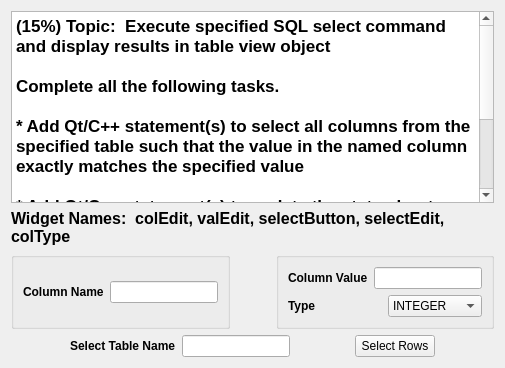
      <widget class="QWidget" name="tab_5">
       <attribute name="title">
        <string>P05</string>
       </attribute>
       <layout class="QVBoxLayout" name="verticalLayout_30">
        <item>
         <widget class="QTextBrowser" name="textBrowser_16">
          <property name="html">
           <string>&lt;!DOCTYPE HTML PUBLIC &quot;-//W3C//DTD HTML 4.0//EN&quot; &quot;http://www.w3.org/TR/REC-html40/strict.dtd&quot;&gt;
&lt;html&gt;&lt;head&gt;&lt;meta name=&quot;qrichtext&quot; content=&quot;1&quot; /&gt;&lt;style type=&quot;text/css&quot;&gt;
p, li { white-space: pre-wrap; }
&lt;/style&gt;&lt;/head&gt;&lt;body style=&quot; font-family:'Sans'; font-size:10pt; font-weight:400; font-style:normal;&quot;&gt;
&lt;p style=&quot; margin-top:0px; margin-bottom:0px; margin-left:0px; margin-right:0px; -qt-block-indent:0; text-indent:0px;&quot;&gt;&lt;span style=&quot; font-family:'.Lucida Grande UI'; font-size:13pt; font-weight:600;&quot;&gt;(15%) Topic:  Execute specified SQL select command and display results in table view object&lt;/span&gt;&lt;/p&gt;
&lt;p style=&quot;-qt-paragraph-type:empty; margin-top:0px; margin-bottom:0px; margin-left:0px; margin-right:0px; -qt-block-indent:0; text-indent:0px; font-family:'.Lucida Grande UI'; font-size:13pt; font-weight:600;&quot;&gt;&lt;br /&gt;&lt;/p&gt;
&lt;p style=&quot; margin-top:0px; margin-bottom:0px; margin-left:0px; margin-right:0px; -qt-block-indent:0; text-indent:0px;&quot;&gt;&lt;span style=&quot; font-family:'.Lucida Grande UI'; font-size:13pt; font-weight:600;&quot;&gt;Complete all the following tasks.&lt;/span&gt;&lt;/p&gt;
&lt;p style=&quot;-qt-paragraph-type:empty; margin-top:0px; margin-bottom:0px; margin-left:0px; margin-right:0px; -qt-block-indent:0; text-indent:0px; font-family:'.Lucida Grande UI'; font-size:13pt; font-weight:600;&quot;&gt;&lt;br /&gt;&lt;/p&gt;
&lt;p style=&quot; margin-top:0px; margin-bottom:0px; margin-left:0px; margin-right:0px; -qt-block-indent:0; text-indent:0px;&quot;&gt;&lt;span style=&quot; font-family:'.Lucida Grande UI'; font-size:13pt; font-weight:600;&quot;&gt;* Add Qt/C++ statement(s) to select all columns from the specified table such that the value in the named column exactly matches the specified value&lt;/span&gt;&lt;/p&gt;
&lt;p style=&quot;-qt-paragraph-type:empty; margin-top:0px; margin-bottom:0px; margin-left:0px; margin-right:0px; -qt-block-indent:0; text-indent:0px; font-family:'.Lucida Grande UI'; font-size:13pt; font-weight:600;&quot;&gt;&lt;br /&gt;&lt;/p&gt;
&lt;p style=&quot; margin-top:0px; margin-bottom:0px; margin-left:0px; margin-right:0px; -qt-block-indent:0; text-indent:0px;&quot;&gt;&lt;span style=&quot; font-family:'.Lucida Grande UI'; font-size:13pt; font-weight:600;&quot;&gt;* Add Qt/C++ statement(s) to update the status bar to indicate successful / unsuccessful completion of selection task&lt;/span&gt;&lt;/p&gt;
&lt;p style=&quot;-qt-paragraph-type:empty; margin-top:0px; margin-bottom:0px; margin-left:0px; margin-right:0px; -qt-block-indent:0; text-indent:0px; font-family:'.Lucida Grande UI'; font-size:13pt; font-weight:600;&quot;&gt;&lt;br /&gt;&lt;/p&gt;
&lt;p style=&quot;-qt-paragraph-type:empty; margin-top:0px; margin-bottom:0px; margin-left:0px; margin-right:0px; -qt-block-indent:0; text-indent:0px; font-family:'.Lucida Grande UI'; font-size:13pt; font-weight:600; color:#000000;&quot;&gt;&lt;br /&gt;&lt;/p&gt;
&lt;p style=&quot; margin-top:0px; margin-bottom:0px; margin-left:0px; margin-right:0px; -qt-block-indent:0; text-indent:0px;&quot;&gt;&lt;span style=&quot; font-family:'.Lucida Grande UI'; font-size:13pt; font-weight:600; color:#ff0000;&quot;&gt;Do NOT use the Designer tool to modify the form itself or you will receive&lt;/span&gt;&lt;span style=&quot; font-family:'.Lucida Grande UI'; font-size:13pt; font-weight:600; color:#000000;&quot;&gt; zero credit (0 points).&lt;/span&gt;&lt;/p&gt;&lt;/body&gt;&lt;/html&gt;</string>
          </property>
         </widget>
        </item>
        <item>
         <widget class="QLabel" name="label_36">
          <property name="font">
           <font>
            <pointsize>12</pointsize>
            <weight>75</weight>
            <bold>true</bold>
           </font>
          </property>
          <property name="text">
           <string>Widget Names:  colEdit, valEdit, selectButton, selectEdit, colType</string>
          </property>
          <property name="wordWrap">
           <bool>true</bool>
          </property>
         </widget>
        </item>
        <item>
         <layout class="QHBoxLayout" name="horizontalLayout_34">
          <item>
           <widget class="QGroupBox" name="groupBox_13">
            <property name="title">
             <string/>
            </property>
            <layout class="QVBoxLayout" name="verticalLayout_28">
             <item>
              <layout class="QHBoxLayout" name="horizontalLayout_29">
               <item>
                <widget class="QLabel" name="label_37">
                 <property name="font">
                  <font>
                   <weight>75</weight>
                   <bold>true</bold>
                  </font>
                 </property>
                 <property name="text">
                  <string>Column Name</string>
                 </property>
                </widget>
               </item>
               <item>
                <widget class="QLineEdit" name="colEdit"/>
               </item>
              </layout>
             </item>
            </layout>
           </widget>
          </item>
          <item>
           <spacer name="horizontalSpacer_34">
            <property name="orientation">
             <enum>Qt::Horizontal</enum>
            </property>
            <property name="sizeHint" stdset="0">
             <size>
              <width>40</width>
              <height>20</height>
             </size>
            </property>
           </spacer>
          </item>
          <item>
           <widget class="QGroupBox" name="groupBox_14">
            <property name="title">
             <string/>
            </property>
            <property name="flat">
             <bool>false</bool>
            </property>
            <layout class="QVBoxLayout" name="verticalLayout_29">
             <item>
              <layout class="QHBoxLayout" name="horizontalLayout_28">
               <item>
                <widget class="QLabel" name="label_38">
                 <property name="font">
                  <font>
                   <weight>75</weight>
                   <bold>true</bold>
                  </font>
                 </property>
                 <property name="text">
                  <string>Column Value</string>
                 </property>
                </widget>
               </item>
               <item>
                <widget class="QLineEdit" name="valEdit"/>
               </item>
              </layout>
             </item>
             <item>
              <layout class="QHBoxLayout" name="horizontalLayout_30">
               <item>
                <widget class="QLabel" name="label_42">
                 <property name="font">
                  <font>
                   <weight>75</weight>
                   <bold>true</bold>
                  </font>
                 </property>
                 <property name="text">
                  <string>Type</string>
                 </property>
                </widget>
               </item>
               <item>
                <widget class="QComboBox" name="colType">
                 <item>
                  <property name="text">
                   <string>INTEGER</string>
                  </property>
                 </item>
                 <item>
                  <property name="text">
                   <string>TEXT</string>
                  </property>
                 </item>
                </widget>
               </item>
              </layout>
             </item>
            </layout>
           </widget>
          </item>
         </layout>
        </item>
        <item>
         <layout class="QHBoxLayout" name="horizontalLayout_31">
          <item>
           <spacer name="horizontalSpacer_35">
            <property name="orientation">
             <enum>Qt::Horizontal</enum>
            </property>
            <property name="sizeHint" stdset="0">
             <size>
              <width>13</width>
              <height>17</height>
             </size>
            </property>
           </spacer>
          </item>
          <item>
           <widget class="QLabel" name="label_39">
            <property name="font">
             <font>
              <weight>75</weight>
              <bold>true</bold>
             </font>
            </property>
            <property name="text">
             <string>Select Table Name</string>
            </property>
           </widget>
          </item>
          <item>
           <widget class="QLineEdit" name="selectEdit"/>
          </item>
          <item>
           <spacer name="horizontalSpacer_36">
            <property name="orientation">
             <enum>Qt::Horizontal</enum>
            </property>
            <property name="sizeHint" stdset="0">
             <size>
              <width>40</width>
              <height>20</height>
             </size>
            </property>
           </spacer>
          </item>
          <item>
           <widget class="QPushButton" name="selectButton">
            <property name="text">
             <string>Select Rows</string>
            </property>
           </widget>
          </item>
          <item>
           <spacer name="horizontalSpacer_37">
            <property name="orientation">
             <enum>Qt::Horizontal</enum>
            </property>
            <property name="sizeHint" stdset="0">
             <size>
              <width>13</width>
              <height>17</height>
             </size>
            </property>
           </spacer>
          </item>
         </layout>
        </item>
       </layout>
      </widget>
